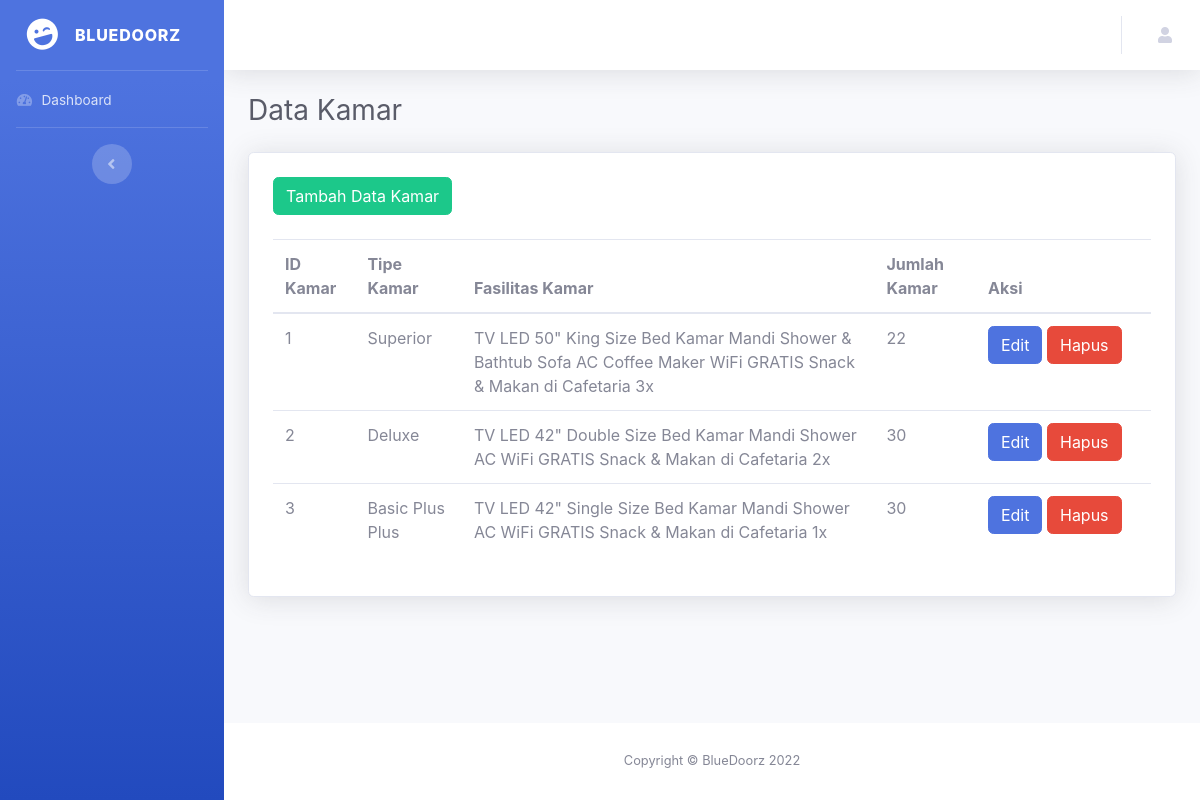
/data_kamar.php, run on the app's committed database.
### tables this page shows
CREATE TABLE `kamar` (
  `id_kamar` int(11) NOT NULL,
  `tipe_kamar` varchar(100) DEFAULT NULL,
  `fasilitas_kamar` text DEFAULT NULL,
  `jumlah_kamar` int(11) DEFAULT NULL
);

### data_kamar.php (the view, shortened to what this page needs)
<!DOCTYPE html>
<html lang="en">
<head>
    <link href="assets/font-awesome/css/all.css" rel="stylesheet" type="text/css">
    <link href="assets/css/bootstrap.min.css" rel="stylesheet">
</head>
<body id="page-top">
    <div id="wrapper">
        <ul class="navbar-nav bg-gradient-primary sidebar sidebar-dark accordion" id="accordionSidebar">
            <a class="sidebar-brand d-flex align-items-center justify-content-center" href="#">
                <div class="sidebar-brand-icon rotate-n-15">
                    <i class="fas fa-laugh-wink"></i>
                </div>
                <div class="sidebar-brand-text mx-3">BlueDoorz</div>
            </a>
            <hr class="sidebar-divider my-0">
            <li class="nav-item">
                <a class="nav-link" href="dashboard.php">
                    <i class="fas fa-fw fa-tachometer-alt"></i>
                    <span>Dashboard</span></a>
            </li>
            <hr class="sidebar-divider">
            <div class="text-center d-none d-md-inline">
                <button class="rounded-circle border-0" id="sidebarToggle"></button>
            </div>
        </ul>
        <div id="content-wrapper" class="d-flex flex-column">
            <div id="content">
                <nav class="navbar navbar-expand navbar-light bg-white topbar mb-4 static-top shadow">
                    <ul class="navbar-nav ml-auto">
                        <li class="nav-item dropdown no-arrow">
                            <a class="nav-link dropdown-toggle" href="#" id="userDropdown" role="button"
                                data-toggle="dropdown" aria-haspopup="true" aria-expanded="false">
                                <i class="fas fa-user"></i>
                            </a>
                        </li>
                    </ul>
                </nav>
                <div class="container-fluid">
                    <h1 class="h3 mb-4 text-gray-800">Data Kamar</h1>
                    <div class="card shadow p-4">
                        <div class="mb-4">
                            <a href="tambah_kamar.php" class="btn btn-success">Tambah Data Kamar</a>
                        </div>
                        <table class="table table-hover">
                            <thead>
                                <tr>
                                    <th>ID Kamar</th>
                                    <th>Tipe Kamar</th>
                                    <th>Fasilitas Kamar</th>
                                    <th>Jumlah Kamar</th>
                                    <th style="min-width: 175px;">Aksi</th>
                                </tr>
                            </thead>
                            <tbody>
                                <?php
                                include "koneksi.php";
                                $query = mysqli_query($koneksi, "SELECT * FROM kamar");
                                while( $hasil = mysqli_fetch_array($query, MYSQLI_ASSOC) ):
                                ?>
                                <tr>
                                    <td><?php echo $hasil['id_kamar']; ?></td>
                                    <td><?php echo $hasil['tipe_kamar']; ?></td>
                                    <td><?php echo $hasil['fasilitas_kamar']; ?></td>
                                    <td><?php echo $hasil['jumlah_kamar']; ?></td>
                                    <td>
                                        <a href="edit_kamar.php?id=<?php echo $hasil['id_kamar']; ?>" class="btn btn-primary">Edit</a>
                                        <a onclick="return confirm('Apakah anda yakin akan menghapus data ini?');" href="proses_hapus_kamar.php?id=<?php echo $hasil['id_kamar']; ?>" class="btn btn-danger">Hapus</a>
                                    </td>
                                </tr>
                                <?php endwhile; ?>
                            </tbody>
                        </table>
                    </div>
                </div>
            </div>
            <footer class="sticky-footer bg-white">
                <div class="container my-auto">
                    <div class="copyright text-center my-auto">
                        <span>Copyright &copy; BlueDoorz 2022</span>
                    </div>
                </div>
            </footer>
        </div>
    </div>
</body>
</html>

### data on the page
kamar: id_kamar "1", tipe_kamar "Superior", fasilitas_kamar "TV LED 50\" King Size Bed Kamar Mandi Shower & Bathtub Sofa AC Coffee Maker WiFi GRATIS Snack & Makan di Cafetaria 3x", jumlah_kamar "22"
kamar: id_kamar "2", tipe_kamar "Deluxe", fasilitas_kamar "TV LED 42\" Double Size Bed Kamar Mandi Shower AC WiFi GRATIS Snack & Makan di Cafetaria 2x", jumlah_kamar "30"
kamar: id_kamar "3", tipe_kamar "Basic Plus Plus", fasilitas_kamar "TV LED 42\" Single Size Bed Kamar Mandi Shower AC WiFi GRATIS Snack & Makan di Cafetaria 1x", jumlah_kamar "30"
